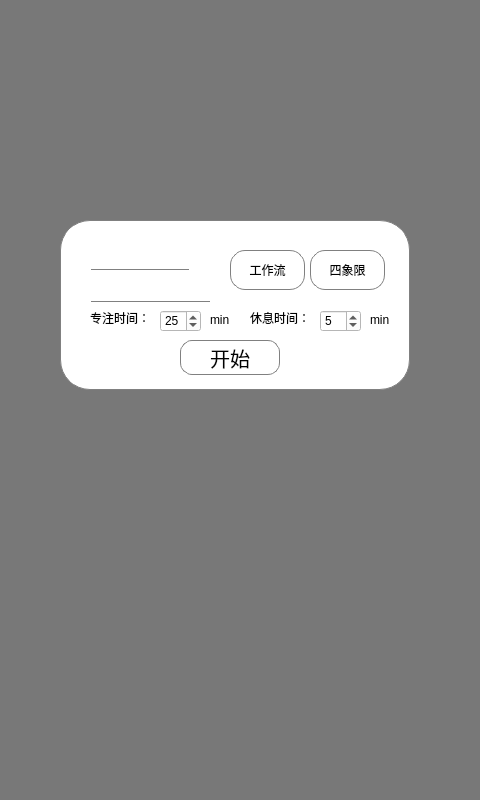
<?xml version="1.0" encoding="UTF-8"?>
<ui version="4.0">
 <class>AddPomodoro</class>
 <widget class="QWidget" name="AddPomodoro">
  <property name="geometry">
   <rect>
    <x>0</x>
    <y>0</y>
    <width>480</width>
    <height>800</height>
   </rect>
  </property>
  <property name="minimumSize">
   <size>
    <width>480</width>
    <height>800</height>
   </size>
  </property>
  <property name="maximumSize">
   <size>
    <width>480</width>
    <height>800</height>
   </size>
  </property>
  <property name="windowTitle">
   <string>Form</string>
  </property>
  <widget class="QWidget" name="mask" native="true">
   <property name="geometry">
    <rect>
     <x>0</x>
     <y>0</y>
     <width>480</width>
     <height>800</height>
    </rect>
   </property>
   <property name="minimumSize">
    <size>
     <width>480</width>
     <height>800</height>
    </size>
   </property>
   <property name="maximumSize">
    <size>
     <width>480</width>
     <height>800</height>
    </size>
   </property>
   <property name="styleSheet">
    <string notr="true">QWidget{
background:rgba(0,0,0,0.5);
}</string>
   </property>
   <widget class="QWidget" name="widget" native="true">
    <property name="geometry">
     <rect>
      <x>60</x>
      <y>220</y>
      <width>350</width>
      <height>170</height>
     </rect>
    </property>
    <property name="minimumSize">
     <size>
      <width>350</width>
      <height>170</height>
     </size>
    </property>
    <property name="maximumSize">
     <size>
      <width>350</width>
      <height>170</height>
     </size>
    </property>
    <property name="styleSheet">
     <string notr="true">QWidget#widget{
	background-color: white;
	border: 1px solid gray;
	border-radius:30px;
    font:25px; 
    font-family: Segoe UI;
    text-align : left;
}
</string>
    </property>
    <widget class="QLineEdit" name="lineEdit">
     <property name="geometry">
      <rect>
       <x>30</x>
       <y>30</y>
       <width>100</width>
       <height>20</height>
      </rect>
     </property>
     <property name="minimumSize">
      <size>
       <width>100</width>
       <height>20</height>
      </size>
     </property>
     <property name="maximumSize">
      <size>
       <width>100</width>
       <height>20</height>
      </size>
     </property>
     <property name="styleSheet">
      <string notr="true">QLineEdit{
border:1px solid white;
border-bottom-color: gray;
background-color:white;
}
</string>
     </property>
    </widget>
    <widget class="QTextEdit" name="textEdit">
     <property name="geometry">
      <rect>
       <x>30</x>
       <y>60</y>
       <width>121</width>
       <height>22</height>
      </rect>
     </property>
     <property name="minimumSize">
      <size>
       <width>0</width>
       <height>22</height>
      </size>
     </property>
     <property name="maximumSize">
      <size>
       <width>16777215</width>
       <height>21</height>
      </size>
     </property>
     <property name="styleSheet">
      <string notr="true">QTextEdit{
border:1px solid white;
border-bottom-color: gray;
background-color:white;
}

</string>
     </property>
     <property name="verticalScrollBarPolicy">
      <enum>Qt::ScrollBarAlwaysOff</enum>
     </property>
     <property name="horizontalScrollBarPolicy">
      <enum>Qt::ScrollBarAlwaysOff</enum>
     </property>
    </widget>
    <widget class="QPushButton" name="add_qd_item">
     <property name="geometry">
      <rect>
       <x>250</x>
       <y>30</y>
       <width>75</width>
       <height>40</height>
      </rect>
     </property>
     <property name="minimumSize">
      <size>
       <width>75</width>
       <height>40</height>
      </size>
     </property>
     <property name="maximumSize">
      <size>
       <width>75</width>
       <height>40</height>
      </size>
     </property>
     <property name="styleSheet">
      <string notr="true">QPushButton{
	border: 1px solid gray;
	background-color: white;
	border-radius:15px;
    font:12px; 
    font-family: Segoe UI;
}
QPushButton:pressed{
	background-color: gray;
}</string>
     </property>
     <property name="text">
      <string>四象限</string>
     </property>
    </widget>
    <widget class="QPushButton" name="add_wf_item">
     <property name="geometry">
      <rect>
       <x>170</x>
       <y>30</y>
       <width>75</width>
       <height>40</height>
      </rect>
     </property>
     <property name="minimumSize">
      <size>
       <width>75</width>
       <height>40</height>
      </size>
     </property>
     <property name="maximumSize">
      <size>
       <width>75</width>
       <height>40</height>
      </size>
     </property>
     <property name="styleSheet">
      <string notr="true">QPushButton{
	border: 1px solid gray;
	background-color: white;
	border-radius:15px;
    font:12px; 
    font-family: Segoe UI;
}
QPushButton:pressed{
	background-color: gray;
}</string>
     </property>
     <property name="text">
      <string>工作流</string>
     </property>
    </widget>
    <widget class="QLabel" name="label">
     <property name="geometry">
      <rect>
       <x>30</x>
       <y>90</y>
       <width>71</width>
       <height>16</height>
      </rect>
     </property>
     <property name="styleSheet">
      <string notr="true">QLabel{
	background-color: white;
}
</string>
     </property>
     <property name="text">
      <string>专注时间：</string>
     </property>
    </widget>
    <widget class="QPushButton" name="begin">
     <property name="geometry">
      <rect>
       <x>120</x>
       <y>120</y>
       <width>100</width>
       <height>35</height>
      </rect>
     </property>
     <property name="minimumSize">
      <size>
       <width>100</width>
       <height>35</height>
      </size>
     </property>
     <property name="maximumSize">
      <size>
       <width>100</width>
       <height>35</height>
      </size>
     </property>
     <property name="styleSheet">
      <string notr="true">QPushButton{
	border: 1px solid gray;
	background-color: white;
	border-radius:12px;
    font:20px; 
    font-family: Segoe UI;
}
QPushButton:pressed{
	background-color: gray;
}</string>
     </property>
     <property name="text">
      <string>开始</string>
     </property>
    </widget>
    <widget class="QSpinBox" name="spinBox_work">
     <property name="geometry">
      <rect>
       <x>100</x>
       <y>90</y>
       <width>41</width>
       <height>22</height>
      </rect>
     </property>
     <property name="styleSheet">
      <string notr="true">
background-color: rgb(255, 255, 255);</string>
     </property>
     <property name="maximum">
      <number>60</number>
     </property>
     <property name="value">
      <number>25</number>
     </property>
    </widget>
    <widget class="QLabel" name="label_2">
     <property name="geometry">
      <rect>
       <x>190</x>
       <y>90</y>
       <width>72</width>
       <height>15</height>
      </rect>
     </property>
     <property name="styleSheet">
      <string notr="true">background-color: rgb(255, 255, 255);</string>
     </property>
     <property name="text">
      <string>休息时间：</string>
     </property>
    </widget>
    <widget class="QLabel" name="label_3">
     <property name="geometry">
      <rect>
       <x>150</x>
       <y>90</y>
       <width>31</width>
       <height>20</height>
      </rect>
     </property>
     <property name="styleSheet">
      <string notr="true">background-color: rgb(255, 255, 255);</string>
     </property>
     <property name="text">
      <string>min</string>
     </property>
    </widget>
    <widget class="QLabel" name="label_4">
     <property name="geometry">
      <rect>
       <x>310</x>
       <y>90</y>
       <width>31</width>
       <height>20</height>
      </rect>
     </property>
     <property name="styleSheet">
      <string notr="true">background-color: rgb(255, 255, 255);</string>
     </property>
     <property name="text">
      <string>min</string>
     </property>
    </widget>
    <widget class="QSpinBox" name="spinBox_relax">
     <property name="geometry">
      <rect>
       <x>260</x>
       <y>90</y>
       <width>41</width>
       <height>22</height>
      </rect>
     </property>
     <property name="styleSheet">
      <string notr="true">
background-color: rgb(255, 255, 255);</string>
     </property>
     <property name="maximum">
      <number>60</number>
     </property>
     <property name="value">
      <number>5</number>
     </property>
    </widget>
   </widget>
  </widget>
 </widget>
 <resources/>
 <connections/>
</ui>
